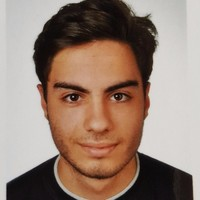
#> input picture AlexHoff.jpg, 200 x 200 px
$ python Black_and_white_picture.py
#> lines starting #> are read from the running program, lines starting #| are printed output that depends on the picture; after the words box and inside, x2 and y2 are one past the last pixel; in counts of white or black regions, pixels touching at a corner belong together

#importing opencv
import cv2

#charge the picture
img=cv2.imread('AlexHoff.jpg')
#> img is the input picture: shape (200, 200, 3); mean B, G, R 116.3, 129.3, 151.4
#img=cv2.imread('photo_de_classe.webp')

#resize the picture
img_resize= cv2.resize(img,(800,800))

#convert the picture in grey lvls
img_grey=cv2.cvtColor(img_resize, cv2.COLOR_BGR2GRAY)
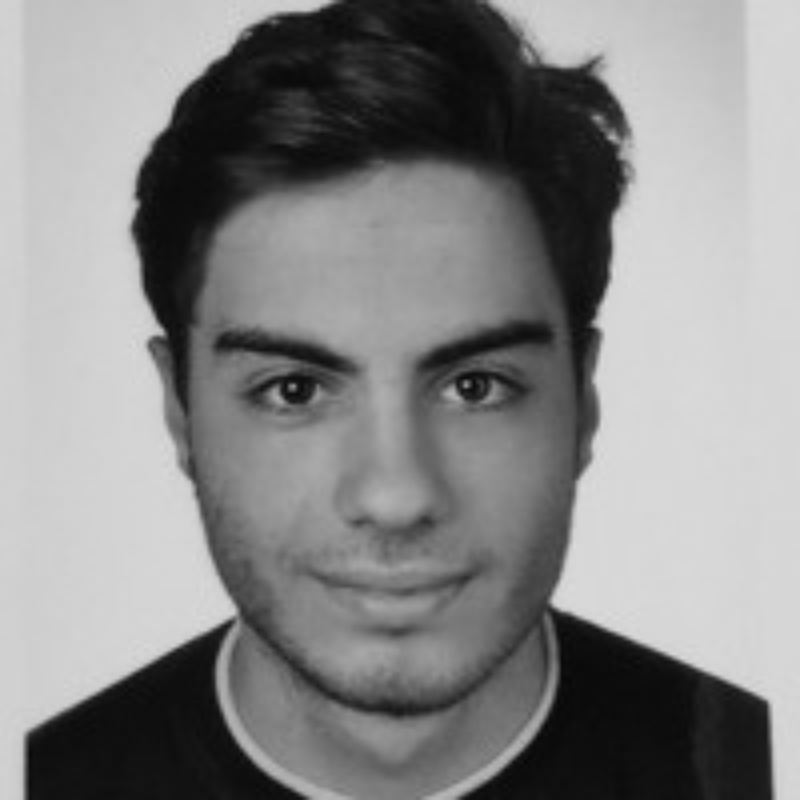
#> img_grey: shape (800, 800); min 4, max 220, mean 134.4

#convert in black and white
img_binary = cv2.threshold(img_grey,128, 255, cv2.THRESH_BINARY)[1]
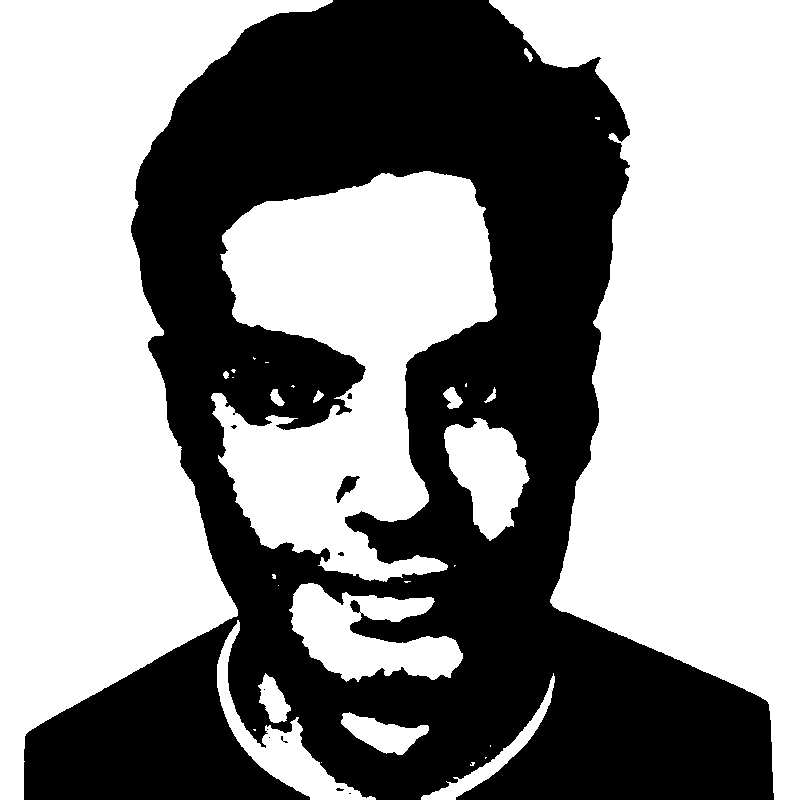
#> img_binary: shape (800, 800); 57.1% white; 11 black regions (8 under 20 px), largest, box (x1, y1, x2, y2) and area: (24, 0, 774, 800) 274090, (336, 476, 360, 503) 281, (347, 393, 352, 399) 23

#display the picture
cv2.imshow('B&W pic',img_binary)

#waiting a keypressed
cv2.waitKey(0)

#faces detection
HaarCascade = cv2.CascadeClassifier(cv2.data.haarcascades + "haarcascade_frontalface_default.xml")
faces = HaarCascade.detectMultiScale(
   img_grey,
   scaleFactor=1.28,
   minNeighbors=3,
   minSize=(25, 25)
)
#> faces = [[142, 196, 486, 486]]

#print in terminal the number of faces found
print("INFO : Found {0} Faces!".format(len(faces)))
#| INFO : Found 1 Faces!

#loop drawing rectangles on the colored picture
for (x, y, w, h) in faces:
   cv2.rectangle(img_resize, (x, y), (x + w, y + h), (0, 255, 0), 2)
#> this loop made 1 pass
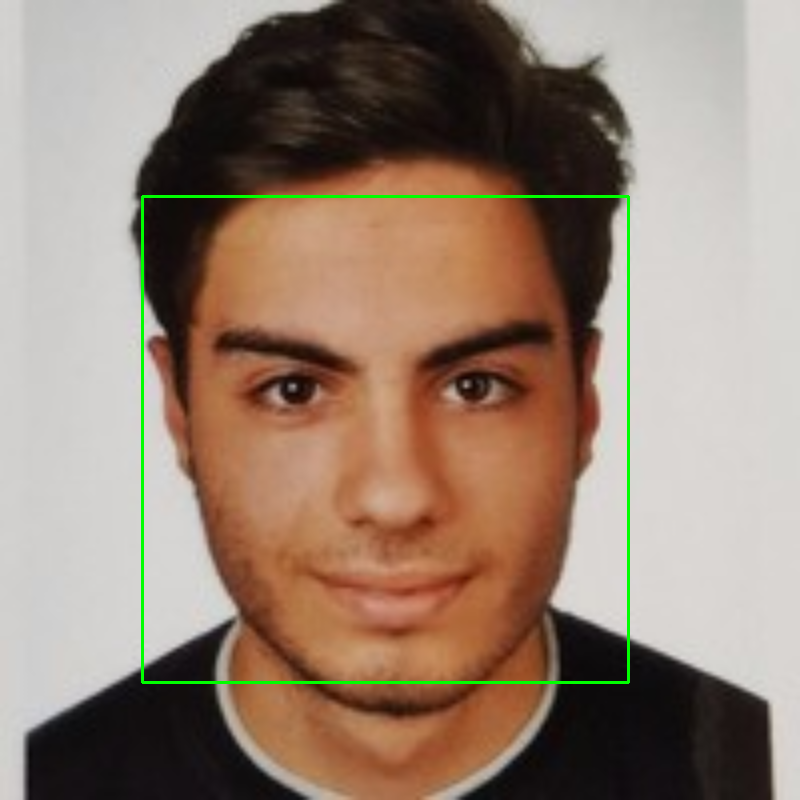
#> img_resize: shape (800, 800, 3); mean B, G, R 115.2, 130.4, 150

#display the picture
status = cv2.imshow('Faces detected', img_resize)

#waiting a keypressed
cv2.waitKey(0)

#save images
cv2.imwrite('B&W_pic.jpg',img_binary)
cv2.imwrite('Faces_detected.jpg',img_resize)

$ run again, with photo_de_classe.webp saved as AlexHoff.jpg
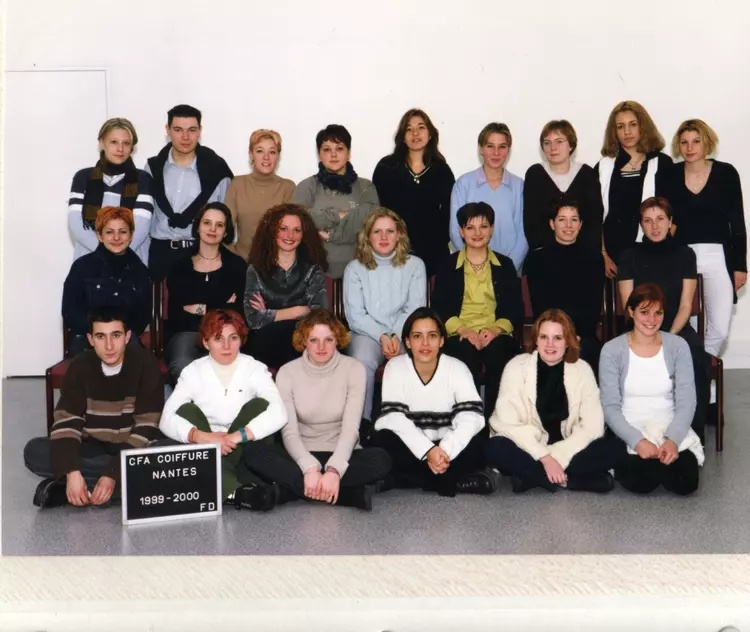
#> input picture photo_de_classe.webp, 750 x 632 px
#> img is the input picture: shape (632, 750, 3); mean B, G, R 146.6, 149.6, 158.3
#> `img_binary = cv2.threshold(img_grey,128, 255, cv2.THRESH_BINARY)[1]`:
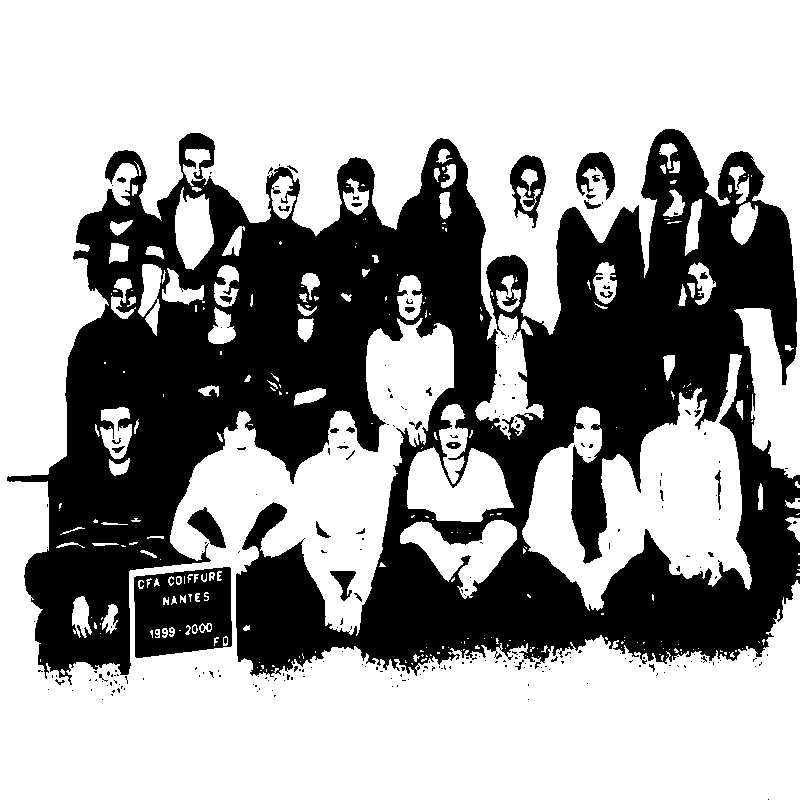
#> img_binary: shape (800, 800); 63% white; 259 black regions (223 under 20 px), largest, box (x1, y1, x2, y2) and area: (7, 129, 800, 685) 224681, (134, 567, 232, 658) 6944, (510, 155, 546, 228) 1285
#> faces = 21 rows, first 6: [648, 142, 42, 42], [427, 152, 34, 34], [175, 147, 46, 46], [571, 165, 38, 38], [106, 164, 44, 44], [718, 167, 37, 37]
#| INFO : Found 21 Faces!
#> the loop `for (x, y, w, h) in faces:` made 21 passes
#> after the loop `for (x, y, w, h) in faces:`:
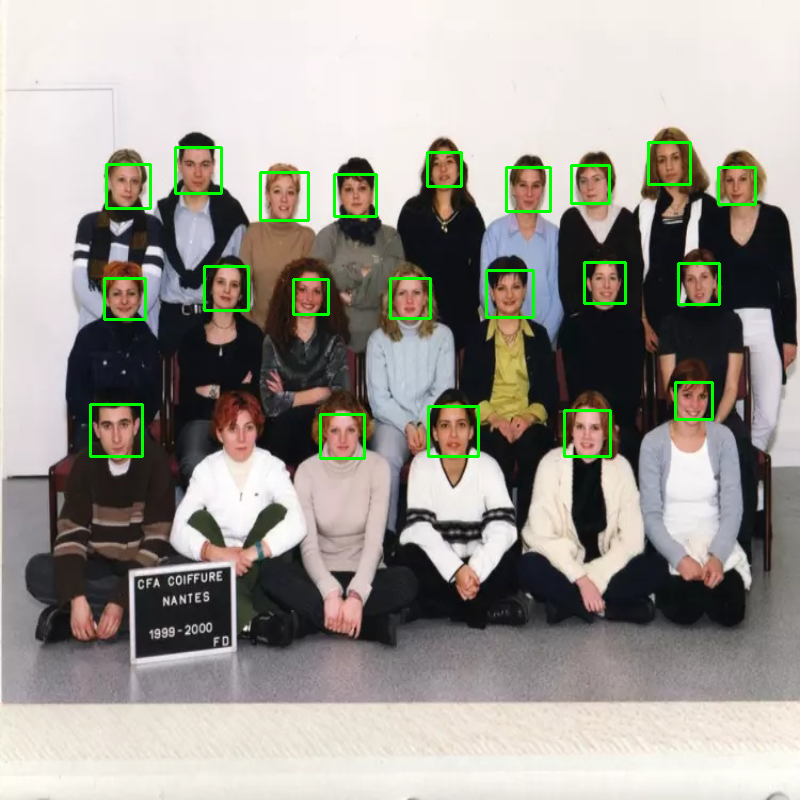
#> img_resize: shape (800, 800, 3); mean B, G, R 145, 152.1, 156.2
